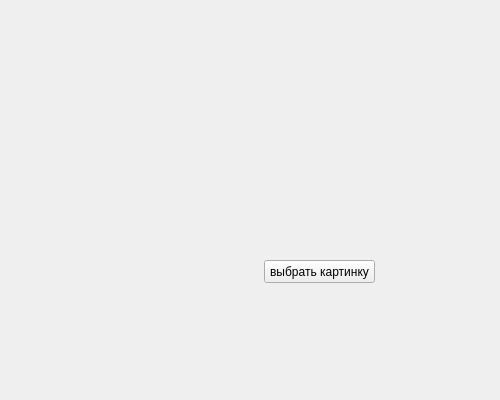
<?xml version="1.0" encoding="UTF-8"?>
<ui version="4.0">
 <class>Form</class>
 <widget class="QWidget" name="Form">
  <property name="geometry">
   <rect>
    <x>0</x>
    <y>0</y>
    <width>500</width>
    <height>400</height>
   </rect>
  </property>
  <property name="minimumSize">
   <size>
    <width>500</width>
    <height>400</height>
   </size>
  </property>
  <property name="maximumSize">
   <size>
    <width>500</width>
    <height>400</height>
   </size>
  </property>
  <property name="windowTitle">
   <string>Form</string>
  </property>
  <widget class="QPushButton" name="btn_image">
   <property name="geometry">
    <rect>
     <x>264</x>
     <y>260</y>
     <width>111</width>
     <height>23</height>
    </rect>
   </property>
   <property name="text">
    <string>выбрать картинку</string>
   </property>
  </widget>
 </widget>
 <resources/>
 <connections/>
</ui>
